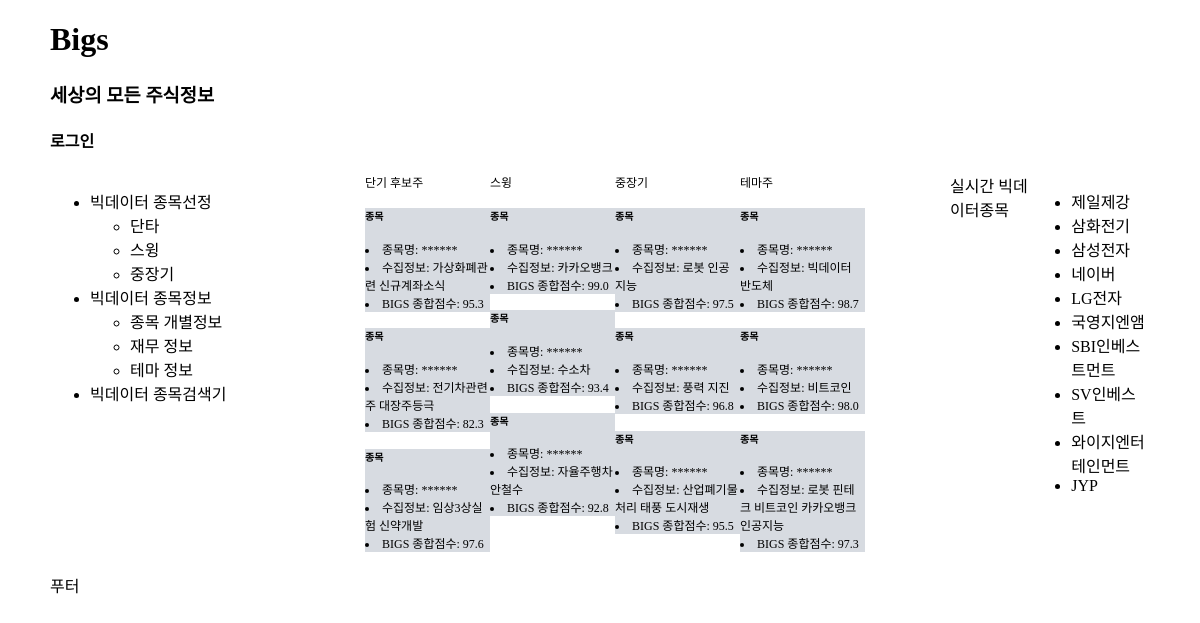
The page / on the database its author committed.
### stocks/models.py (models this page shows, shortened)
class StockCard(models.Model):
	category = models.CharField(max_length=10)
	name = models.CharField(max_length=30)
	code = models.CharField(max_length=10)
	theme = models.TextField()
	bigs_score = models.DecimalField(max_digits=3, decimal_places=1)

### stocks/views.py (the view)
# urls.py: path('', views.index, name='index'),
def index(request):
	stocks1 = StockCard.objects.filter(category="단기후보주")
	stocks2 = StockCard.objects.filter(category="스윙")
	stocks3 = StockCard.objects.filter(category="중장기")
	stocks4 = StockCard.objects.filter(category="테마주")
	context = {'stocks1':stocks1, 'stocks2':stocks2, 'stocks3':stocks3, 'stocks4':stocks4}
	return render(request, 'stocks/index.html', context)

### stocks/templates/stocks/index.html
{% extends "./base_generic.html" %}
{% block content %}
	<div class="box box2">
		<div class="card card1">
			<span>단기 후보주</span>
			{% for stock in stocks1 %}
			<div>
				<h5>종목</h5>
				{% if user.is_authenticated %}
					<li>종목명: <a href="stocks/{{stock.name}}">{{stock.name}}</a></li>
				{% else %}
					<li>종목명: <a href="{% url 'login' %}">******</a></li>
				{% endif %}
				<li>수집정보: {{stock.theme}}</li>
				<li>BIGS 종합점수: {{stock.bigs_score}}</li>
			</div>
			{% endfor %}
		</div>
		<div class="card card2">
			<span>스윙</span>
			{% for stock in stocks2 %}
			<div>
				<h5>종목</h5>
				{% if user.is_authenticated %}
					<li>종목명: <a href="stocks/{{stock.name}}">{{stock.name}}</a></li>
				{% else %}
					<li>종목명: <a href="{% url 'login' %}">******</a></li>
				{% endif %}
				<li>수집정보: {{stock.theme}}</li>
				<li>BIGS 종합점수: {{stock.bigs_score}}</li>
			</div>
			{% endfor %}
		</div>
		<div class="card card3">
			<span>중장기</span>
			{% for stock in stocks3 %}
			<div>
				<h5>종목</h5>
				{% if user.is_authenticated %}
					<li>종목명: <a href="stocks/{{stock.name}}">{{stock.name}}</a></li>
				{% else %}
					<li>종목명: <a href="{% url 'login' %}">******</a></li>
				{% endif %}
				<li>수집정보: {{stock.theme}}</li>
				<li>BIGS 종합점수: {{stock.bigs_score}}</li>
			</div>
			{% endfor %}
		</div>
		<div class="card card4">
			<span>테마주</span>
			{% for stock in stocks4 %}
			<div>
				<h5>종목</h5>
				{% if user.is_authenticated %}
					<li>종목명: <a href="stocks/{{stock.name}}">{{stock.name}}</a></li>
				{% else %}
					<li>종목명: <a href="{% url 'login' %}">******</a></li>
				{% endif %}
				<li>수집정보: {{stock.theme}}</li>
				<li>BIGS 종합점수: {{stock.bigs_score}}</li>
			</div>
			{% endfor %}
		</div>
	</div>
	<div class="box box3">
		<span>실시간 빅데이터종목</span>
		<ul class="realtime-rank">
			<li><a href="#">제일제강</a></li>
			<li><a href="#">삼화전기</a></li>
			<li><a href="#">삼성전자</a></li>
			<li><a href="#">네이버</a></li>
			<li><a href="#">LG전자</a></li>
			<li><a href="#">국영지엔앰</a></li>
			<li><a href="#">SBI인베스트먼트</a></li>
			<li><a href="#">SV인베스트</a></li>
			<li><a href="#">와이지엔터테인먼트</a></li>
			<li><a href="#">JYP</a></li>
		</ul>
	</div>
{% endblock %}

### stocks/templates/stocks/base_generic.html (shortened to what this page needs)
<!DOCTYPE html>
<html lang="ko">
<head>
	<link rel="stylesheet" type="text/css" href="/static/stocks/style.css" />
</head>
<body>
	<div class="wrapper">
		{% block header %}
			<header class="header">
				<a href="{% url 'index' %}">
					<h1>Bigs</h1>
					<h3>세상의 모든 주식정보</h3>
				</a>
				{% if user.is_authenticated %}
					<a href="{% url 'logout' %}">
						<h4>로그아웃</h4>
					</a>
				{% else %}
					<a href="{% url 'login' %}">
						<h4>로그인</h4>
					</a>
				{% endif %}
			</header>
		{% endblock %}
		<main class="main-content">
			{% block sidebar %}
				<div class="box box1">
					<nav class="navigation">
						<ul class="main-menu">
							<li>
								<span>빅데이터 종목선정</span>
								<ul class="bigdata-stock-pick">
									<li><a href="#">단타</a></li>
									<li><a href="#">스윙</a></li>
									<li><a href="#">중장기</a></li>
								</ul>
							</li>
							<li>
								<span>빅데이터 종목정보</span>
								<ul class="bigdata-stock-information">
									<li><a href="#">종목 개별정보</a></li>
									<li><a href="#">재무 정보</a></li>
									<li><a href="#">테마 정보</a></li>
								</ul>
							</li>
							<li>
								<span>빅데이터 종목검색기</span>
							</li>
						</ul>
					</nav>
				</div>
			{% endblock %}
			{% block content %}
			{% endblock %}
		</main>
		<footer class="footer">
			푸터
		</footer>
	</div>
</body>
</html>

### stocks/static/stocks/style.css (style rules this page uses)
* { font-family: 'Nanum Gothic'; }
a { color: black; text-decoration: none; }
.header, .main-content, .footer { width: 1100px; margin: 0 auto; box-sizing: border-box; }
.main-content { min-height: 400px; display: flex; justify-content: space-between; margin: 0 auto; }
.box1 { width: 230px; }
.box2 { width: 500px; font-size: 12px; }
.box3 { width: 200px; }
.box { display: flex; justify-content: space-between; }
.card { width: 170px; }
.card div { background-color: #d7dbe1; }

### rows shown on the page
StockCard: theme "가상화폐관련 신규계좌소식", bigs_score "95.3"
StockCard: theme "전기차관련주 대장주등극", bigs_score "82.3"
StockCard: theme "임상3상실험 신약개발", bigs_score "97.6"
StockCard: theme "카카오뱅크", bigs_score "99.0"
StockCard: theme "수소차", bigs_score "93.4"
StockCard: theme "자율주행차 안철수", bigs_score "92.8"
StockCard: theme "로봇 인공지능", bigs_score "97.5"
StockCard: theme "풍력 지진", bigs_score "96.8"
StockCard: theme "산업폐기물처리 태풍 도시재생", bigs_score "95.5"
StockCard: theme "빅데이터 반도체", bigs_score "98.7"
StockCard: theme "비트코인", bigs_score "98.0"
StockCard: theme "로봇 핀테크 비트코인 카카오뱅크 인공지능", bigs_score "97.3"
